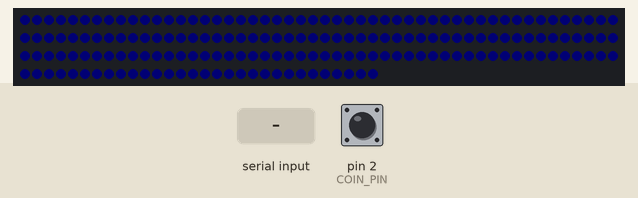
Recording of a sketch running on a simulated Arduino Uno, built with avr-gcc and run on an emulated ATmega328P. Shown: 180 RGB LEDs in strip order, left to right, continuing on the next row. The test bench sets the inputs (shaded band); at power-on: pin 2 (COIN_PIN) HIGH. Dim RGB values are drawn brighter than linear; random numbers use the default seed unless the sketch sets one; what the sketch prints to the serial monitor is not drawn.

Above: at 1.2 s.
1.3 s: pin 2 (COIN_PIN) pulled LOW for 0.15 s
2.9 s: "START \n" received over Serial
4.4 s: "GLOW\n" received over Serial
5.9 s: "STOP\n" received over Serial
Timing chart, 0 to 8.4 s (numbered marks = the images above; inputs shaded):
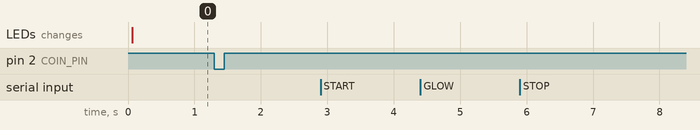

Measured:
- after the input at 1.3 s, every drawn part: stays the same
- after the input at 2.9 s, every drawn part: stays the same
- after the input at 4.4 s, every drawn part: stays the same
- after the input at 5.9 s, every drawn part: stays the same

The sketch:

fortune-controller.ino
```cpp
#include <FastLED.h>

// Coin acceptor setup (unchanged)
volatile unsigned int pulseCount = 0;
unsigned long lastPulseMs = 0;
const byte COIN_PIN = 2;
const unsigned long QUIET_MS = 150;
const unsigned long DEBOUNCE_MS = 8;

// LED setup
#define LED_PIN 6
#define NUM_LEDS 180
#define LED_TYPE WS2812B
#define COLOR_ORDER GRB

CRGB leds[NUM_LEDS];

String ledMode = "DIM";
unsigned long lastLedUpdate = 0;
uint8_t gHue = 0;
uint8_t glowBrightness = 20;  // tracks fade-in from DIM level

void onPulse() {
  unsigned long now = millis();
  if (now - lastPulseMs >= DEBOUNCE_MS) {
    pulseCount++;
    lastPulseMs = now;
  }
}

void setup() {
  Serial.begin(115200);
  delay(50);
  Serial.println("READY");

  pinMode(COIN_PIN, INPUT_PULLUP);
  attachInterrupt(digitalPinToInterrupt(COIN_PIN), onPulse, FALLING);

  // FastLED setup
  FastLED.addLeds<LED_TYPE, LED_PIN, COLOR_ORDER>(leds, NUM_LEDS);
  FastLED.setBrightness(200);
  FastLED.clear();
  FastLED.show();

  Serial.println("LEDs initialized");  // DEBUG
}

void loop() {
  // Coin detection (unchanged)
  if (pulseCount > 0 && (millis() - lastPulseMs) > QUIET_MS) {
    noInterrupts();
    unsigned int n = pulseCount;
    pulseCount = 0;
    interrupts();

    Serial.print("COIN ");
    Serial.println(n);
  }

  // Handle serial commands for LEDs
  if (Serial.available() > 0) {
    String cmd = Serial.readStringUntil('\n');
    cmd.trim();

    Serial.print("Received: ");  // DEBUG
    Serial.println(cmd);          // DEBUG

    if (cmd.startsWith("START ")) {
      ledMode = cmd.substring(6);
      if (ledMode == "GLOW") glowBrightness = 20;  // reset for fade-in
      Serial.print("LED mode set to: ");  // DEBUG
      Serial.println(ledMode);             // DEBUG
    } else if (cmd == "STOP") {
      ledMode = "DIM";
      Serial.println("LED mode: DIM");  // DEBUG
    }
  }

  // Update LED animations
  if (millis() - lastLedUpdate > 30) {
    lastLedUpdate = millis();

    if (ledMode == "DIM") {
      fill_solid(leds, NUM_LEDS, CHSV(192, 200, 20));  // dim purple, ~8% brightness
      FastLED.show();
    }
    else if (ledMode == "GLOW") {
      glowBrightness = qadd8(glowBrightness, 4);  // ramp up ~875ms, saturates at 255
      fill_solid(leds, NUM_LEDS, CHSV(192, 255, glowBrightness));
      FastLED.show();
    }
    else if (ledMode == "PULSE") {
      uint8_t breath = beatsin8(15, 60, 255);           // slow breath, warm amber/gold
      fill_solid(leds, NUM_LEDS, CHSV(40, 255, breath));
      FastLED.show();
    }
    else if (ledMode == "SPARKLE") {
      fadeToBlackBy(leds, NUM_LEDS, 20);
      for (int i = 0; i < 5; i++) {
        int pos = random16(NUM_LEDS);
        leds[pos] = CHSV(random8(180, 220), 255, 255);
      }
      FastLED.show();
    }
  }

  EVERY_N_MILLISECONDS(20) { gHue++; }
}
```
